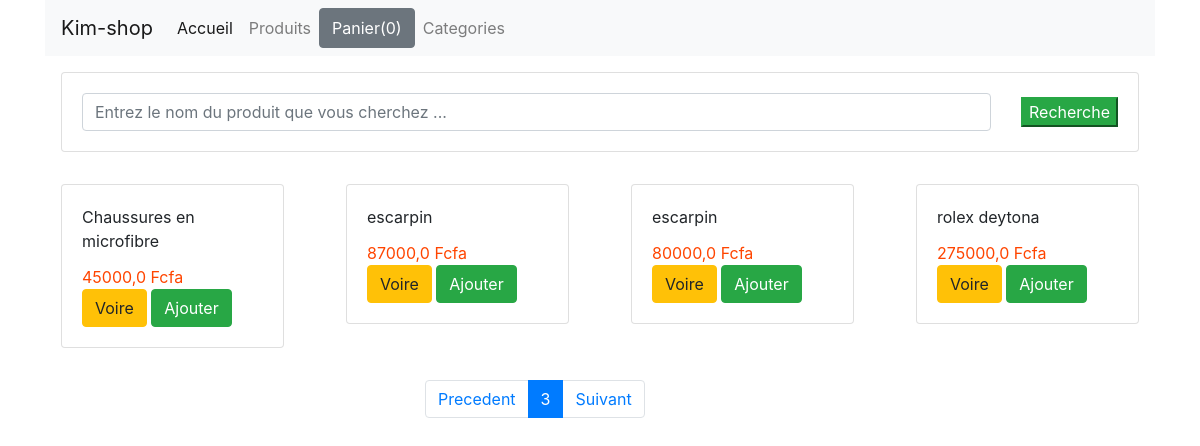
/?page=3, run on the app's committed database.
### shop/models.py (models this page shows, shortened)
class Product(models.Model):
    title = models.CharField(max_length=200)
    price = models.FloatField()
    description = models.TextField()
    category = models.ForeignKey(Category,related_name='categorie',on_delete=models.CASCADE)
    image = models.CharField(max_length=5000)
    date_added = models.DateTimeField(auto_now=True)
    class Meta:
        ordering = ['-date_added']

### shop/views.py (the view)
# urls.py: path('',index, name='home'),
def index(request):
    product_object = Product.objects.all()
    item_name = request.GET.get('item-name')
    if item_name !='' and item_name is not None:
        product_object= Product.objects.filter(title__icontains=item_name)
    Paginators=  Paginator(product_object,4)
    page= request.GET.get('page')
    product_object= Paginators.get_page(page)
    return render(request,'shop/index.html',{'product_object':product_object})

### shop/templates/shop/index.html (shortened to what this page needs)
{% extends "shop/base.html"%}
{% block content %}
    <div class="row">
        <div class="col-md-12">
            <form action="#" class="card  m-3 card-sm">
                <div class="card-body row no-guetters align-items-center">
                    <div class="col">
                        <input type="search" placeholder="Entrez le nom du produit que vous cherchez ..." name="item-name" class="form-control   form-control-borderless ">
                </div>
                <div class="col-auto">
                    <button type="submit" class="btn-success">Recherche</button>
                </div>
                </div>
            </form>
        </div>
    </div>
    <div class="row">
        {% for product in  product_object %}
        <div class="col-md-3">
            <div class="card m-3  ">
                <div class="card-body">
                    <div id="aa{{ product.id }}" class="card-title">{{product.title}}</div>
                    <div id="price{{product.id}}" style="color:orangered" class="card-text">{{product.price}} Fcfa</div>
                    <a href="{{product.id}}" class="btn btn-warning">Voire</a>
                    <button id="{{product.id}}" class="btn ted  btn-success">Ajouter</button>
                </div>
            </div>
        </div>
        {% endfor %}
    </div>
    <div class="row mt-3">
        <div class="col-md-3 offset-md-4">
            <ul class="pagination">
                {% if product_object.has_previous %}
                <li class="page-item">
                   <a class="page-link" href="?page={{ product_object.previous_page_number }}">Precedent</a>
                </li>
                {% endif %}
                <li class="page-item active">
                    <a class="page-link" href="?page={{ product_object.number }}">{{product_object.number }}</a>
                </li>
                {% if product_object.has_next %}
                <li class="page-item" >
                    <a class="page-link" href="?page={{ product_object.next_page_number }}">Suivant</a>
                </li>
                {% endif %}
            </ul>
        </div>
    </div>
{% endblock %}

### shop/static/css/main.css (style rules this page uses)
body { background-color: blue; }

### data on the page
Product: title "Chaussures en microfibre", price "45000,0"
Product: title "escarpin", price "87000,0"
Product: title "escarpin", price "80000,0"
Product: title "rolex deytona", price "275000,0"

### other printed values
{{ product_object.number }} "3"
